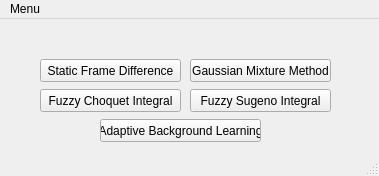
<?xml version="1.0" encoding="UTF-8"?>
<ui version="4.0">
 <class>MainWindow</class>
 <widget class="QMainWindow" name="MainWindow">
  <property name="geometry">
   <rect>
    <x>0</x>
    <y>0</y>
    <width>379</width>
    <height>176</height>
   </rect>
  </property>
  <property name="windowTitle">
   <string>Motion Detection</string>
  </property>
  <widget class="QWidget" name="centralwidget">
   <widget class="QPushButton" name="pushButton">
    <property name="geometry">
     <rect>
      <x>40</x>
      <y>40</y>
      <width>141</width>
      <height>23</height>
     </rect>
    </property>
    <property name="text">
     <string>Static Frame Difference</string>
    </property>
   </widget>
   <widget class="QPushButton" name="pushButton_2">
    <property name="geometry">
     <rect>
      <x>190</x>
      <y>40</y>
      <width>141</width>
      <height>23</height>
     </rect>
    </property>
    <property name="text">
     <string>Gaussian Mixture Method</string>
    </property>
   </widget>
   <widget class="QPushButton" name="pushButton_3">
    <property name="geometry">
     <rect>
      <x>40</x>
      <y>70</y>
      <width>141</width>
      <height>23</height>
     </rect>
    </property>
    <property name="text">
     <string>Fuzzy Choquet Integral</string>
    </property>
   </widget>
   <widget class="QPushButton" name="pushButton_4">
    <property name="geometry">
     <rect>
      <x>190</x>
      <y>70</y>
      <width>141</width>
      <height>23</height>
     </rect>
    </property>
    <property name="text">
     <string>Fuzzy Sugeno Integral</string>
    </property>
   </widget>
   <widget class="QPushButton" name="pushButton_5">
    <property name="geometry">
     <rect>
      <x>100</x>
      <y>100</y>
      <width>161</width>
      <height>23</height>
     </rect>
    </property>
    <property name="text">
     <string>Adaptive Background Learning</string>
    </property>
   </widget>
  </widget>
  <widget class="QMenuBar" name="menubar">
   <property name="geometry">
    <rect>
     <x>0</x>
     <y>0</y>
     <width>379</width>
     <height>21</height>
    </rect>
   </property>
   <widget class="QMenu" name="menuMenu">
    <property name="title">
     <string>Menu</string>
    </property>
    <addaction name="actionExit"/>
   </widget>
   <addaction name="menuMenu"/>
  </widget>
  <widget class="QStatusBar" name="statusbar"/>
  <action name="actionExit">
   <property name="text">
    <string>Exit</string>
   </property>
  </action>
 </widget>
 <resources/>
 <connections/>
</ui>
